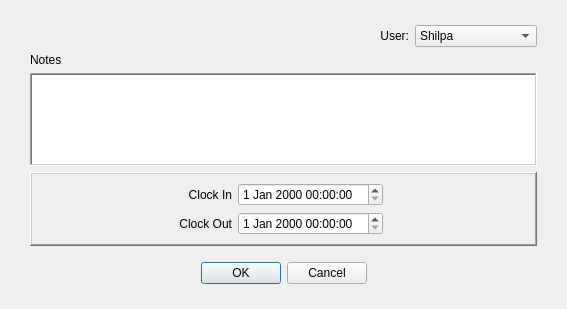
<?xml version="1.0" encoding="UTF-8"?>
<ui version="4.0">
 <class>BatteryWatch</class>
 <widget class="QDialog" name="BatteryWatch">
  <property name="geometry">
   <rect>
    <x>0</x>
    <y>0</y>
    <width>567</width>
    <height>309</height>
   </rect>
  </property>
  <property name="windowTitle">
   <string>Punch the Clock</string>
  </property>
  <property name="windowIcon">
   <iconset resource="batterywatch.qrc">
    <normaloff>:/images/spanner_48.png</normaloff>:/images/spanner_48.png</iconset>
  </property>
  <layout class="QGridLayout" name="gridLayout">
   <property name="leftMargin">
    <number>30</number>
   </property>
   <property name="topMargin">
    <number>25</number>
   </property>
   <property name="rightMargin">
    <number>30</number>
   </property>
   <property name="bottomMargin">
    <number>25</number>
   </property>
   <item row="2" column="0">
    <widget class="QLabel" name="description">
     <property name="text">
      <string>Notes</string>
     </property>
     <property name="alignment">
      <set>Qt::AlignLeading|Qt::AlignLeft|Qt::AlignVCenter</set>
     </property>
    </widget>
   </item>
   <item row="6" column="1" colspan="3">
    <spacer name="verticalSpacer">
     <property name="orientation">
      <enum>Qt::Vertical</enum>
     </property>
     <property name="sizeType">
      <enum>QSizePolicy::Minimum</enum>
     </property>
     <property name="sizeHint" stdset="0">
      <size>
       <width>80</width>
       <height>10</height>
      </size>
     </property>
    </spacer>
   </item>
   <item row="5" column="0" colspan="4">
    <widget class="QFrame" name="frame">
     <property name="frameShape">
      <enum>QFrame::WinPanel</enum>
     </property>
     <property name="frameShadow">
      <enum>QFrame::Raised</enum>
     </property>
     <layout class="QGridLayout" name="gridLayout_2">
      <item row="0" column="1">
       <widget class="QLabel" name="clockin">
        <property name="text">
         <string>Clock In</string>
        </property>
        <property name="alignment">
         <set>Qt::AlignRight|Qt::AlignTrailing|Qt::AlignVCenter</set>
        </property>
       </widget>
      </item>
      <item row="0" column="2">
       <widget class="QDateTimeEdit" name="dtClockInTime"/>
      </item>
      <item row="0" column="3">
       <spacer name="horizontalSpacer">
        <property name="orientation">
         <enum>Qt::Horizontal</enum>
        </property>
        <property name="sizeHint" stdset="0">
         <size>
          <width>143</width>
          <height>20</height>
         </size>
        </property>
       </spacer>
      </item>
      <item row="1" column="1">
       <widget class="QLabel" name="clockout">
        <property name="text">
         <string>Clock Out</string>
        </property>
        <property name="alignment">
         <set>Qt::AlignRight|Qt::AlignTrailing|Qt::AlignVCenter</set>
        </property>
       </widget>
      </item>
      <item row="1" column="2">
       <widget class="QDateTimeEdit" name="dtClockOutTime"/>
      </item>
      <item row="0" column="0">
       <spacer name="horizontalSpacer_2">
        <property name="orientation">
         <enum>Qt::Horizontal</enum>
        </property>
        <property name="sizeHint" stdset="0">
         <size>
          <width>40</width>
          <height>20</height>
         </size>
        </property>
       </spacer>
      </item>
     </layout>
    </widget>
   </item>
   <item row="3" column="0" colspan="4">
    <widget class="QTextEdit" name="efDescription">
     <property name="toolTip">
      <string>Describe all the tasks done during this time period.</string>
     </property>
     <property name="statusTip">
      <string>Describe all the tasks done during this time period.</string>
     </property>
     <property name="frameShape">
      <enum>QFrame::WinPanel</enum>
     </property>
     <property name="lineWidth">
      <number>2</number>
     </property>
     <property name="tabChangesFocus">
      <bool>true</bool>
     </property>
    </widget>
   </item>
   <item row="7" column="0" colspan="4">
    <widget class="QDialogButtonBox" name="buttonBox">
     <property name="orientation">
      <enum>Qt::Horizontal</enum>
     </property>
     <property name="standardButtons">
      <set>QDialogButtonBox::Cancel|QDialogButtonBox::Ok</set>
     </property>
     <property name="centerButtons">
      <bool>true</bool>
     </property>
    </widget>
   </item>
   <item row="0" column="3">
    <widget class="QComboBox" name="comboUser">
     <item>
      <property name="text">
       <string>Shilpa</string>
      </property>
     </item>
     <item>
      <property name="text">
       <string>Nick</string>
      </property>
     </item>
     <item>
      <property name="text">
       <string>Daniel</string>
      </property>
     </item>
     <item>
      <property name="text">
       <string>Jessica</string>
      </property>
     </item>
     <item>
      <property name="text">
       <string>dab</string>
      </property>
     </item>
    </widget>
   </item>
   <item row="0" column="2">
    <widget class="QLabel" name="lblUser">
     <property name="text">
      <string>User:</string>
     </property>
     <property name="alignment">
      <set>Qt::AlignRight|Qt::AlignTrailing|Qt::AlignVCenter</set>
     </property>
    </widget>
   </item>
  </layout>
 </widget>
 <resources>
  <include location="batterywatch.qrc"/>
 </resources>
 <connections>
  <connection>
   <sender>buttonBox</sender>
   <signal>rejected()</signal>
   <receiver>BatteryWatch</receiver>
   <slot>reject()</slot>
   <hints>
    <hint type="sourcelabel">
     <x>316</x>
     <y>260</y>
    </hint>
    <hint type="destinationlabel">
     <x>286</x>
     <y>274</y>
    </hint>
   </hints>
  </connection>
  <connection>
   <sender>buttonBox</sender>
   <signal>accepted()</signal>
   <receiver>BatteryWatch</receiver>
   <slot>accept()</slot>
   <hints>
    <hint type="sourcelabel">
     <x>248</x>
     <y>254</y>
    </hint>
    <hint type="destinationlabel">
     <x>157</x>
     <y>274</y>
    </hint>
   </hints>
  </connection>
 </connections>
</ui>
